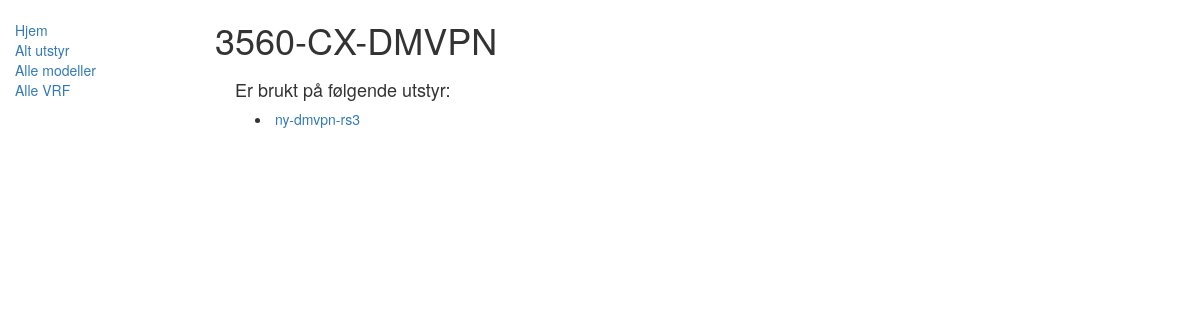
The page /prov/emodel/4 on the database as committed earlier.
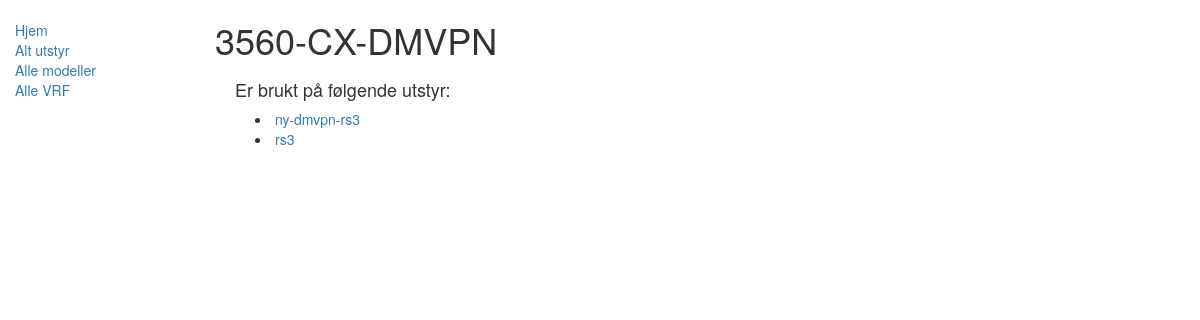
The same page on the database as committed later.
### prov/models.py (models this page shows, shortened)
class Equipment(models.Model):
    name = models.CharField(max_length=200, help_text="Enter name of the equipment")
    playbook = models.ForeignKey('Playbook', on_delete=models.SET_NULL, null=True)
    inventory = models.ForeignKey('Inventory', on_delete=models.SET_NULL, null=True)
    os = models.ForeignKey('Os', on_delete=models.SET_NULL, null=True)
    equip_model = models.ForeignKey('Emodel', on_delete=models.SET_NULL, null=True)
    def get_absolute_url(self):
        return reverse('equipment-detail', kwargs={'slug': self.name, 'pk':str(self.id)})
    class Meta:
        ordering = ['name']

### prov/views.py (the view)
# urls.py: path('emodel/<int:pk>', views.EmodelDetailView.as_view(), name='emodel-detail'),
class EmodelDetailView(generic.DetailView):
    model = Emodel

### prov/templates/prov/emodel_detail.html
{% extends "base_generic.html" %}
{% block content %}
  <h1>{{ emodel.name }}</h1>
  <div style="margin-left:20px;margin-top:20px">
    <h4>Er brukt på følgende utstyr:</h4>
      <div style="margin-left:20px;margin-top:5px">
        <lu>
        {% for equipment in emodel.equipment_set.all %}
            <li><a href="{{ equipment.get_absolute_url  }}"> {{ equipment.name }}</a></li>
        {% endfor %}
        </lu>
      </div>
  </div>
{% endblock %}

Rows that differ between the two databases and show on the page:
now on this page (row edited): Equipment: name "rs3"
